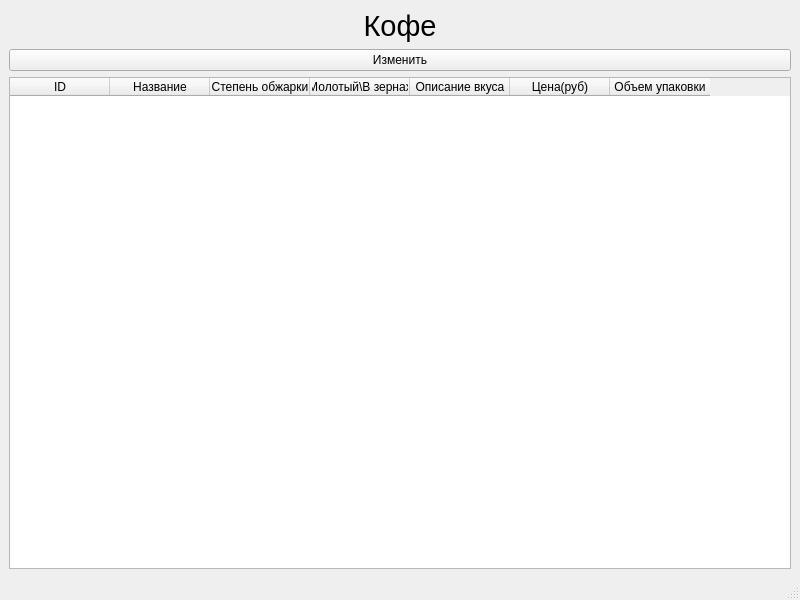
<?xml version="1.0" encoding="UTF-8"?>
<ui version="4.0">
 <class>MainWindow</class>
 <widget class="QMainWindow" name="MainWindow">
  <property name="geometry">
   <rect>
    <x>0</x>
    <y>0</y>
    <width>800</width>
    <height>600</height>
   </rect>
  </property>
  <property name="windowTitle">
   <string>MainWindow</string>
  </property>
  <widget class="QWidget" name="centralwidget">
   <layout class="QVBoxLayout" name="verticalLayout">
    <item>
     <widget class="QLabel" name="label">
      <property name="font">
       <font>
        <pointsize>22</pointsize>
       </font>
      </property>
      <property name="text">
       <string>Кофе</string>
      </property>
      <property name="alignment">
       <set>Qt::AlignCenter</set>
      </property>
     </widget>
    </item>
    <item>
     <widget class="QPushButton" name="pushButton">
      <property name="text">
       <string>Изменить</string>
      </property>
     </widget>
    </item>
    <item>
     <widget class="QTableWidget" name="tableWidget">
      <column>
       <property name="text">
        <string>ID</string>
       </property>
      </column>
      <column>
       <property name="text">
        <string>Название</string>
       </property>
      </column>
      <column>
       <property name="text">
        <string>Степень обжарки</string>
       </property>
      </column>
      <column>
       <property name="text">
        <string>Молотый\В зернах</string>
       </property>
      </column>
      <column>
       <property name="text">
        <string>Описание вкуса</string>
       </property>
      </column>
      <column>
       <property name="text">
        <string>Цена(руб)</string>
       </property>
      </column>
      <column>
       <property name="text">
        <string>Объем упаковки</string>
       </property>
      </column>
     </widget>
    </item>
   </layout>
  </widget>
  <widget class="QMenuBar" name="menubar">
   <property name="geometry">
    <rect>
     <x>0</x>
     <y>0</y>
     <width>800</width>
     <height>20</height>
    </rect>
   </property>
  </widget>
  <widget class="QStatusBar" name="statusbar"/>
 </widget>
 <resources/>
 <connections/>
</ui>
